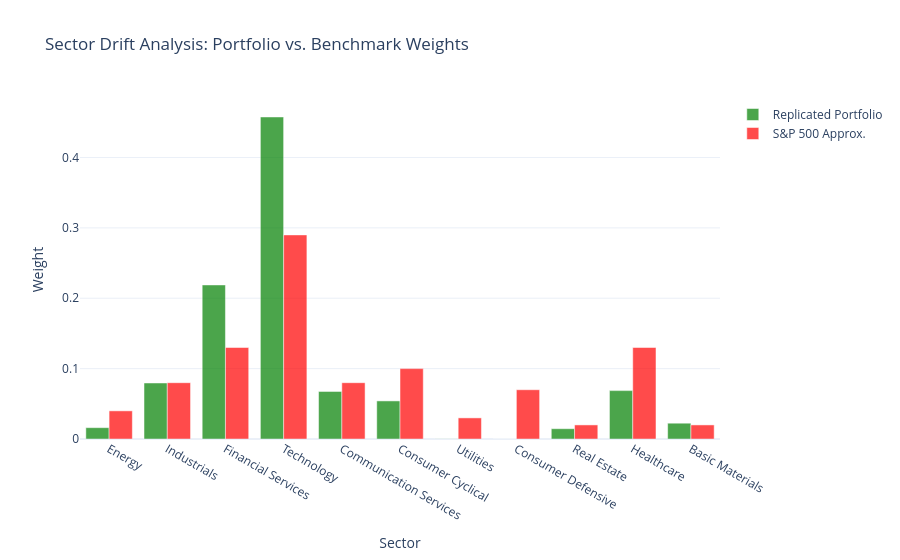

The notebook cell this image was saved under:
### Markdown cell above
### Plot 3: Sector Drift Analysis

### Code cell
portfolio_sectors = []
for ticker in final_tickers:
    yf_ticker = ticker.replace('-', '.')
    info = yf.Ticker(yf_ticker).info
    sector = info.get('sector')
    portfolio_sectors.append(sector)

# Aggregate Portfolio Sector Weights
df_weights = pd.DataFrame({'Ticker': final_tickers, 'Weight': final_weights, 'Sector': portfolio_sectors})
port_sector_weights = df_weights.groupby('Sector')['Weight'].sum()

# Approximate S&P 500 Sector Weights
sp500_approx_weights = {
    'Technology': 0.29,
    'Financial Services': 0.13,
    'Healthcare': 0.13,
    'Consumer Cyclical': 0.10,
    'Industrials': 0.08,
    'Communication Services': 0.08,
    'Consumer Defensive': 0.07,
    'Energy': 0.04,
    'Utilities': 0.03,
    'Real Estate': 0.02,
    'Basic Materials': 0.02,
}

# Normalize portfolio sectors terminology to closely match map if possible
port_sector_weights.index = [s.replace('Information Technology', 'Technology').replace('Health Care', 'Healthcare') for s in port_sector_weights.index]

# Align data for plotting
all_sectors = list(set(port_sector_weights.index).union(set(sp500_approx_weights.keys())))
all_sectors = [s for s in all_sectors if s != 'Unknown']

p_weights = [port_sector_weights.get(s, 0.0) for s in all_sectors]
b_weights = [sp500_approx_weights.get(s, 0.0) for s in all_sectors]

fig = go.Figure(data=[
    go.Bar(name='Replicated Portfolio', x=all_sectors, y=p_weights, marker_color='Green', opacity=0.7),
    go.Bar(name='S&P 500 Approx.', x=all_sectors, y=b_weights, marker_color='Red', opacity=0.7)
])
fig.update_layout(
    title='Sector Drift Analysis: Portfolio vs. Benchmark Weights',
    xaxis_title='Sector',
    yaxis_title='Weight',
    barmode='group',
    template='plotly_white'
)
fig.show()

### Figure 1 — Plotly figure (JSON) as saved in the notebook; plotly's stock layout.template omitted (floating-point values rounded to 4 significant figures)
{"data": [{"marker": {"color": "Green"}, "name": "Replicated Portfolio", "opacity": 0.7, "type": "bar", "x": ["Energy", "Industrials", "Financial Services", "Technology", "Communication Services", "Consumer Cyclical", "Utilities", "Consumer Defensive", "Real Estate", "Healthcare", "Basic Materials"], "y": [0.01613, 0.0796, 0.2189, 0.4576, 0.06764, 0.05412, 0.0001539, 0, 0.01464, 0.06874, 0.02246]}, {"marker": {"color": "Red"}, "name": "S&P 500 Approx.", "opacity": 0.7, "type": "bar", "x": ["Energy", "Industrials", "Financial Services", "Technology", "Communication Services", "Consumer Cyclical", "Utilities", "Consumer Defensive", "Real Estate", "Healthcare", "Basic Materials"], "y": [0.04, 0.08, 0.13, 0.29, 0.08, 0.1, 0.03, 0.07, 0.02, 0.13, 0.02]}], "layout": {"barmode": "group", "title": {"text": "Sector Drift Analysis: Portfolio vs. Benchmark Weights"}, "xaxis": {"title": {"text": "Sector"}}, "yaxis": {"title": {"text": "Weight"}}}}
